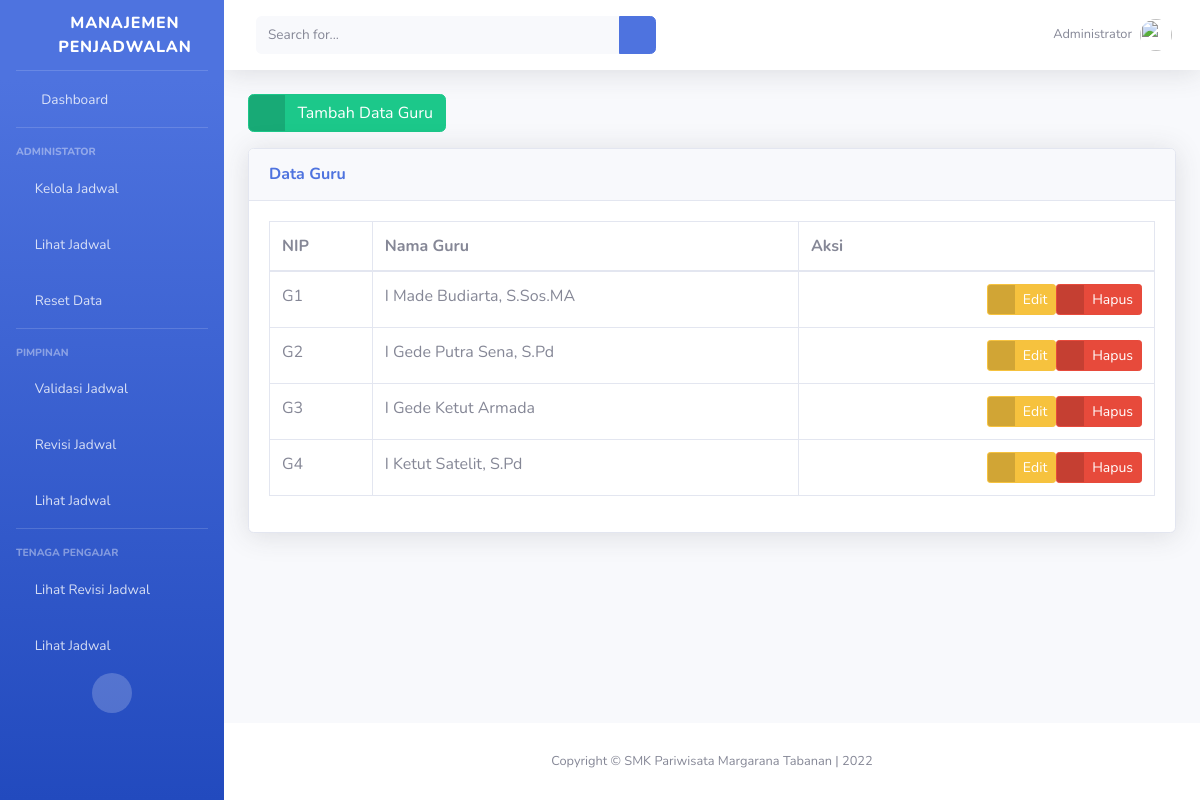
The page /administrator/guru/ on the database as committed earlier.
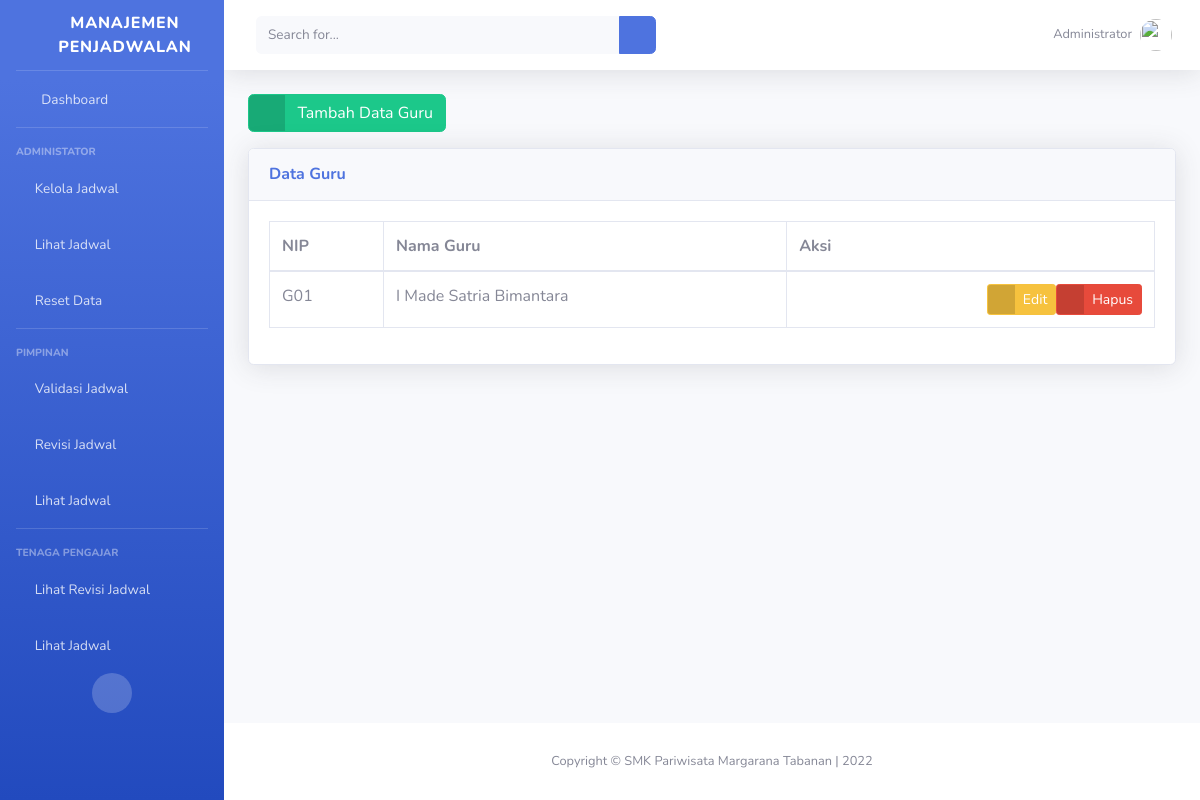
The same page on the database as committed later.
### administrator/models.py (models this page shows, shortened)
class Guru(models.Model):
    nip = models.CharField(
        'Nomor Induk Pegawai',
        max_length=15,
        unique=True
    )
    nama_lengkap = models.CharField(
        'Nama Lengkap Guru',
        max_length=150,
        unique=True
    )
    email = models.EmailField(
        'Alamat Email Guru',
    )
    published = models.DateTimeField(
        auto_now_add=True,
        editable=False
    )
    updated = models.DateTimeField(
        auto_now=True,
        editable=False
    )
    class Meta:
        ordering = ['published']
        verbose_name_plural = "Guru"

### administrator/guru_views.py (the view)
# urls.py: path('guru/', GuruListView.as_view(), name='guru_list'),
class GuruListView(ListView):
    model = Guru
    template_name = "administrator/guru/list.html"
    context_object_name = 'guru_list'
    extra_context = {
        'title_page': 'Database | Guru',
        'subtitle_page': "Daftar Guru",
    }
    def get_context_data(self, **kwargs):
        self.kwargs.update(self.extra_context)
        kwargs = self.kwargs
        return super().get_context_data(**kwargs)

### templates/administrator/guru/list.html (shortened to what this page needs)
{% extends 'base.html' %}
{% block page_content %}
<div class="row">
    <div class="col">
        <a href="{% url 'administrator_IT:guru_create' %}" class="btn btn-success btn-icon-split">
            <span class="icon text-white-50">
                <i class="fas fa-check"></i>
            </span>
            <span class="text">Tambah Data Guru</span>
        </a>
    </div>
</div>
<div class="row mt-3">
    <div class="col">
        <div class="card shadow mb-4">
            <div class="card-header py-3">
                <h6 class="m-0 font-weight-bold text-primary">Data Guru</h6>
            </div>
            <div class="card-body">
                <div class="table-responsive">
                    <table class="table table-bordered" id="tableGuru" width="100%" cellspacing="0">
                        <thead>
                            <tr>
                                <th>NIP</th>
                                <th>Nama Guru</th>
                                <th>Aksi</th>
                            </tr>
                        </thead>
                        <tbody>
                            {% for guru in guru_list %}
                            <tr>
                                <td>{{guru.nip}}</td>
                                <td>{{guru.nama_lengkap}}</td>
                                <td>
                                    <div class="d-flex justify-content-end">
                                        <a href="{% url 'administrator_IT:guru_update' guru.id %}"
                                            class="btn btn-warning btn-icon-split btn-sm">
                                            <span class="icon text-white-50">
                                                <i class="fas fa-exclamation-triangle"></i>
                                            </span>
                                            <span class="text">Edit</span>
                                        </a>
                                        <a href="{% url 'administrator_IT:guru_delete' guru.id %}"
                                            class="btn btn-danger btn-icon-split btn-sm">
                                            <span class="icon text-white-50">
                                                <i class="fas fa-trash"></i>
                                            </span>
                                            <span class="text">Hapus</span>
                                        </a>
                                    </div>
                                </td>
                            </tr>
                            {% endfor %}
                        </tbody>
                    </table>
                </div>
            </div>
        </div>
    </div>
</div>
{% endblock page_content %}

### templates/base.html (shortened to what this page needs)
{% load static %}
<!DOCTYPE html>
<html lang="en">
    <head>
        {% include 'snippets/styles.html' %}
    </head>
    <body id='page-top'>
        <div id="wrapper">
            <ul class="navbar-nav bg-gradient-primary sidebar sidebar-dark accordion" id="accordionSidebar">
                <a class="sidebar-brand d-flex align-items-center justify-content-center" href="{% url 'index' %}">
                    <div class="sidebar-brand-icon rotate-n-15">
                        <i class="fas fa-calendar-check"></i>
                    </div>
                    <div class="sidebar-brand-text mx-3">Manajemen Penjadwalan</div>
                </a>
                <hr class="sidebar-divider my-0">
                <li class="nav-item">
                    <a class="nav-link" href="{% url 'index' %}">
                        <i class="fas fa-fw fa-tachometer-alt"></i>
                        <span>Dashboard</span></a>
                </li>
                <hr class="sidebar-divider">
                <div class="sidebar-heading">
                    Administator
                </div>
                <li class="nav-item">
                    <a class="nav-link collapsed" href="#" data-toggle="collapse" data-target="#collapsDatabaseSchedule"
                        aria-expanded="true" aria-controls="collapsDatabaseSchedule">
                        <i class="fas fa-tasks"></i>
                        <span>Kelola Jadwal</span>
                    </a>
                </li>
                <li class="nav-item">
                    <a class="nav-link" href="{% url 'jadwal_list' %}">
                        <i class="fas fa-search"></i>
                        <span>Lihat Jadwal</span></a>
                </li>
                <li class="nav-item">
                    <a class="nav-link" href="{% url 'administrator_IT:reset_index' %}">
                        <i class="fas fa-trash-alt"></i>
                        <span>Reset Data</span></a>
                </li>
                <hr class="sidebar-divider">
                <div class="sidebar-heading">
                    Pimpinan
                </div>
                <li class="nav-item">
                    <a class="nav-link collapsed" href="#" data-toggle="collapse"
                        data-target="#collapsePimpinanValidasiJadwal" aria-expanded="true"
                        aria-controls="collapsePimpinanValidasiJadwal">
                        <i class="fas fa-unlock-alt"></i>
                        <span>Validasi Jadwal</span>
                    </a>
                </li>
                <li class="nav-item">
                    <a class="nav-link" href="{% url 'index' %}">
                        <i class="fas fa-edit"></i>
                        <span>Revisi Jadwal</span></a>
                </li>
                <li class="nav-item">
                    <a class="nav-link" href="{% url 'jadwal_list' %}">
                        <i class="fas fa-search"></i>
                        <span>Lihat Jadwal</span></a>
                </li>
                <hr class="sidebar-divider">
                <div class="sidebar-heading">
                    Tenaga Pengajar
                </div>
                <li class="nav-item">
                    <a class="nav-link" href="{% url 'index' %}">
                        <i class="fas fa-undo"></i>
                        <span>Lihat Revisi Jadwal</span></a>
                </li>
                <li class="nav-item">
                    <a class="nav-link" href="{% url 'jadwal_list' %}">
                        <i class="fas fa-search"></i>
                        <span>Lihat Jadwal</span></a>
                </li>
                <div class="text-center d-none d-md-inline">
                    <button class="rounded-circle border-0" id="sidebarToggle"></button>
                </div>
            </ul>
            <div id="content-wrapper" class="d-flex flex-column">
                <div id="content">
                    <nav class="navbar navbar-expand navbar-light bg-white topbar mb-4 static-top shadow">
                        <form
                            class="d-none d-sm-inline-block form-inline mr-auto ml-md-3 my-2 my-md-0 mw-100 navbar-search">
                            <div class="input-group">
                                <input type="text" class="form-control bg-light border-0 small"
                                    placeholder="Search for..." aria-label="Search" aria-describedby="basic-addon2">
                                <div class="input-group-append">
                                    <button class="btn btn-primary" type="button">
                                        <i class="fas fa-search fa-sm"></i>
                                    </button>
                                </div>
                            </div>
                        </form>
                        {% include 'snippets/topbar.html' %}
                    </nav>
                    <div class="container-fluid">
                        {% block page_content %}
                        {% endblock page_content %}
                    </div>
                </div>
                {% include 'snippets/footer.html' %}
            </div>
        </div>
    </body>
</html>

### templates/snippets/styles.html (shortened to what this page needs)
{% load static %}
<link href="{% static 'vendor/fontawesome-free/css/all.min.css' %}" rel="stylesheet" type="text/css">
<link rel="stylesheet" type="text/css" href="{% static 'vendor/datatables/css/datatables.min.css' %}">
<link rel="stylesheet" type="text/css" href="{% static 'vendor/datatables/css/rowReorder.bootstrap4.min.css' %}">
<link rel="stylesheet" type="text/css" href="{% static 'vendor/datatables/css/responsive.bootstrap4.min.css' %}">
<link href="{% static 'css/sb-admin-2.min.css' %}" rel="stylesheet">
<link href="{% static 'css/style.css' %}" rel="stylesheet">

### templates/snippets/topbar.html (shortened to what this page needs)
{% load static %}
<ul class="navbar-nav ml-auto">
    <li class="nav-item dropdown no-arrow">
        <a class="nav-link dropdown-toggle" href="#" id="userDropdown" role="button" data-toggle="dropdown"
            aria-haspopup="true" aria-expanded="false">
            <span class="mr-2 d-none d-lg-inline text-gray-600 small">Administrator</span>
            <img class="img-profile rounded-circle" src="{% static 'img/undraw_profile.svg' %}">
        </a>
    </li>
</ul>

### templates/snippets/footer.html
<footer class="sticky-footer bg-white">
    <div class="container my-auto">
        <div class="copyright text-center my-auto">
            <span>Copyright &copy; SMK Pariwisata Margarana Tabanan | 2022</span>
        </div>
    </div>
</footer>

### templates/snippets/scripts.html (shortened to what this page needs)
{% load static %}

Rows that differ between the two databases and show on the page:
removed Guru: nip "G1", nama_lengkap "I Made Budiarta, S.Sos.MA"
removed Guru: nip "G2", nama_lengkap "I Gede Putra Sena, S.Pd"
removed Guru: nip "G3", nama_lengkap "I Gede Ketut Armada"
removed Guru: nip "G4", nama_lengkap "I Ketut Satelit, S.Pd"
added Guru: nip "G01", nama_lengkap "I Made Satria Bimantara"
